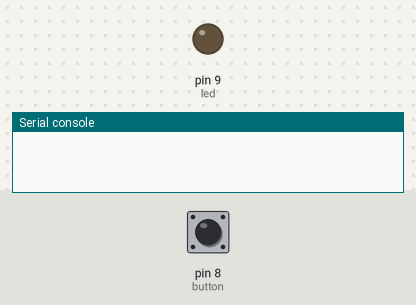
Recording of a program running on a simulated MicroPython board. On the bench: output pins drawn as LEDs (lit = HIGH), the last lines printed to the serial console. Dashed ring = blinking. Inputs (shaded band) come from the test bench; at power-on: pin 8 (button) HIGH.

Above: at 1.2 s.
1.3 s: pin 8 (button) pulled LOW for 1 s
At 3.5 s:
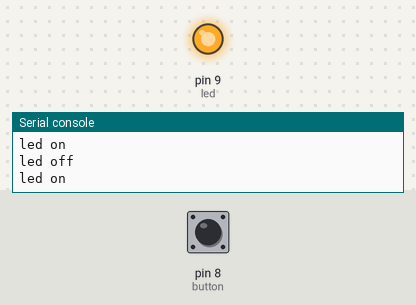
3.8 s: pin 8 (button) pulled LOW for 0.15 s
At 5.0 s:
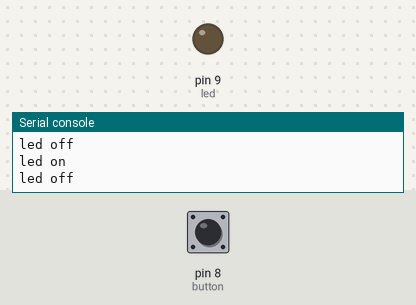
5.5 s: pin 8 (button) pulled LOW for 3.2 s
At 5.8 s:
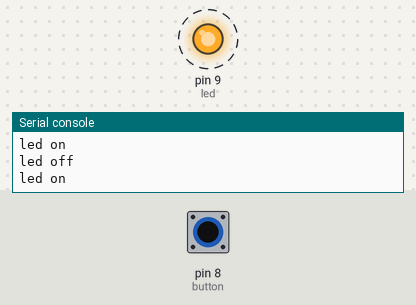
Timing chart, 0 to 10.2 s (numbered marks = the images above; inputs shaded):
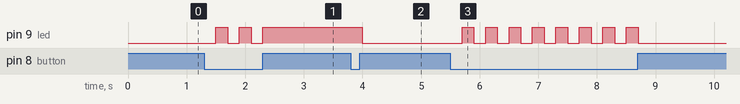

Measured:
- after the input at 1.3 s, pin 9 (led): alternates HIGH for 0.20 s and LOW for 0.20 s, 5 changes in all, then stays HIGH, starting after 0.20 s
- after the input at 3.8 s, pin 9 (led): HIGH → LOW after 0.20 s
- after the input at 5.5 s, pin 9 (led): alternates HIGH for 0.20 s and LOW for 0.20 s, 16 changes in all, then stays LOW, starting after 0.20 s

The program:

io4.py
```python
# (licence header left out)
from machine import Pin
import time
led = Pin('P9', mode = Pin.OUT) # pin 9 as output
button = Pin('P8', mode = Pin.IN) # pin 8 as output
on=False  #bool variable
while True:
    if(button() == 0):         # state change condition
        time.sleep_ms(200)     # anti-bounce delay
        on=on^1                # on changes state
        if on == True:         # condition
            print("led on")
            led.value(1)       # led on
        else:
            print("led off")
            led.value(0)       # led off
```
